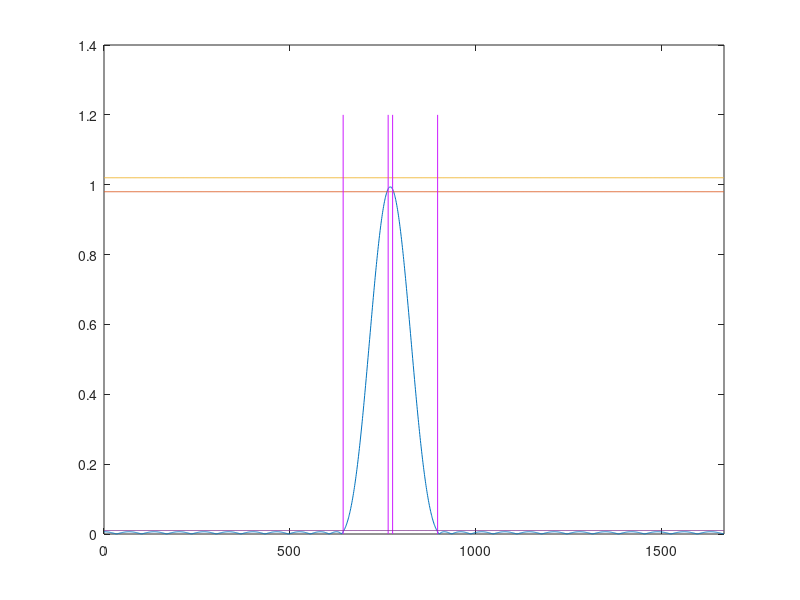

Write MATLAB code to recreate this figure.

clear
clc


[n,fo,ao,w] = firpmord([643 764 776 897],[0 1 0],[0.01 0.02 0.01],3333);
b = firpm(n,fo,ao,w);

w=0:pi/2000:pi;
H=freqz(b,1,w); %frequency response
plot(w/2/pi*3333,abs(H)); %frequency response magnitude plot
xlim([0,1667]);

hold on;

plot(w/2/pi*3333,ones(1,length(w))*0.98);  %second
plot(w/2/pi*3333,ones(1,length(w))*1.02);  %top

line([643 643], [0 1.2], 'Color',[.8 .1 1]); 
line([764 764], [0 1.2], 'Color',[.8 .1 1]); 
line([776 776], [0 1.2], 'Color',[.8 .1 1]); 
line([897 897], [0 1.2], 'Color',[.8 .1 1]); 

plot(w/2/pi*3333,ones(1,length(w))*0.01); %botton
hold off
shg

%{
xx = DTMFdial('159D*86A',3333);
figure;
subplot(2,1,1);
plotspec(xx,3333);

subplot(2,1,2);
plotspec(firfilt(xx,b),3333);
shg
%}